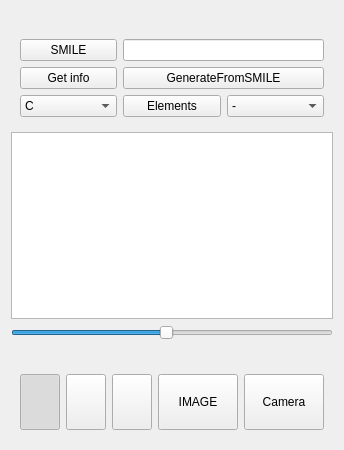
<?xml version="1.0" encoding="UTF-8"?>
<ui version="4.0">
 <class>EditorUi</class>
 <widget class="QWidget" name="EditorUi">
  <property name="geometry">
   <rect>
    <x>0</x>
    <y>0</y>
    <width>245</width>
    <height>450</height>
   </rect>
  </property>
  <property name="sizePolicy">
   <sizepolicy hsizetype="Expanding" vsizetype="Expanding">
    <horstretch>0</horstretch>
    <verstretch>0</verstretch>
   </sizepolicy>
  </property>
  <property name="windowTitle">
   <string>Form</string>
  </property>
  <layout class="QGridLayout" name="gridLayout_3">
   <item row="0" column="0">
    <widget class="QDockWidget" name="dockWidget">
     <property name="enabled">
      <bool>true</bool>
     </property>
     <property name="sizePolicy">
      <sizepolicy hsizetype="Expanding" vsizetype="Expanding">
       <horstretch>0</horstretch>
       <verstretch>0</verstretch>
      </sizepolicy>
     </property>
     <property name="minimumSize">
      <size>
       <width>227</width>
       <height>113</height>
      </size>
     </property>
     <property name="floating">
      <bool>false</bool>
     </property>
     <property name="features">
      <set>QDockWidget::NoDockWidgetFeatures</set>
     </property>
     <widget class="QWidget" name="dockWidgetContents">
      <layout class="QGridLayout" name="gridLayout">
       <item row="5" column="2">
        <widget class="QComboBox" name="comboBox_2">
         <property name="sizePolicy">
          <sizepolicy hsizetype="Expanding" vsizetype="Expanding">
           <horstretch>0</horstretch>
           <verstretch>0</verstretch>
          </sizepolicy>
         </property>
         <property name="currentText">
          <string notr="true">-</string>
         </property>
         <property name="currentIndex">
          <number>1</number>
         </property>
         <item>
          <property name="text">
           <string/>
          </property>
         </item>
         <item>
          <property name="text">
           <string>-</string>
          </property>
         </item>
         <item>
          <property name="text">
           <string>=</string>
          </property>
         </item>
         <item>
          <property name="text">
           <string>#</string>
          </property>
         </item>
         <item>
          <property name="text">
           <string>$</string>
          </property>
         </item>
        </widget>
       </item>
       <item row="5" column="0">
        <widget class="QComboBox" name="comboBox">
         <property name="sizePolicy">
          <sizepolicy hsizetype="Expanding" vsizetype="Expanding">
           <horstretch>0</horstretch>
           <verstretch>0</verstretch>
          </sizepolicy>
         </property>
         <property name="editable">
          <bool>false</bool>
         </property>
         <item>
          <property name="text">
           <string>C</string>
          </property>
         </item>
         <item>
          <property name="text">
           <string>B</string>
          </property>
         </item>
         <item>
          <property name="text">
           <string>Li</string>
          </property>
         </item>
         <item>
          <property name="text">
           <string>O</string>
          </property>
         </item>
         <item>
          <property name="text">
           <string>H</string>
          </property>
         </item>
         <item>
          <property name="text">
           <string>F</string>
          </property>
         </item>
         <item>
          <property name="text">
           <string>N</string>
          </property>
         </item>
         <item>
          <property name="text">
           <string>S</string>
          </property>
         </item>
         <item>
          <property name="text">
           <string>Na</string>
          </property>
         </item>
         <item>
          <property name="text">
           <string>Mg</string>
          </property>
         </item>
        </widget>
       </item>
       <item row="2" column="0">
        <widget class="QPushButton" name="buttonSMILE">
         <property name="sizePolicy">
          <sizepolicy hsizetype="Expanding" vsizetype="Expanding">
           <horstretch>0</horstretch>
           <verstretch>0</verstretch>
          </sizepolicy>
         </property>
         <property name="text">
          <string>SMILE</string>
         </property>
        </widget>
       </item>
       <item row="3" column="0">
        <widget class="QPushButton" name="ButtonGetInfo">
         <property name="sizePolicy">
          <sizepolicy hsizetype="Expanding" vsizetype="Expanding">
           <horstretch>0</horstretch>
           <verstretch>0</verstretch>
          </sizepolicy>
         </property>
         <property name="text">
          <string>Get info</string>
         </property>
        </widget>
       </item>
       <item row="5" column="1">
        <widget class="QPushButton" name="buttonElements">
         <property name="sizePolicy">
          <sizepolicy hsizetype="Expanding" vsizetype="Expanding">
           <horstretch>0</horstretch>
           <verstretch>0</verstretch>
          </sizepolicy>
         </property>
         <property name="text">
          <string>Elements</string>
         </property>
        </widget>
       </item>
       <item row="3" column="1" colspan="2">
        <widget class="QPushButton" name="GenerateFromSMILE">
         <property name="sizePolicy">
          <sizepolicy hsizetype="Expanding" vsizetype="Expanding">
           <horstretch>0</horstretch>
           <verstretch>0</verstretch>
          </sizepolicy>
         </property>
         <property name="text">
          <string>GenerateFromSMILE</string>
         </property>
        </widget>
       </item>
       <item row="2" column="1" colspan="2">
        <widget class="QLineEdit" name="lineEditeSMILE">
         <property name="sizePolicy">
          <sizepolicy hsizetype="Expanding" vsizetype="Expanding">
           <horstretch>0</horstretch>
           <verstretch>0</verstretch>
          </sizepolicy>
         </property>
        </widget>
       </item>
      </layout>
     </widget>
    </widget>
   </item>
   <item row="1" column="0">
    <widget class="editorView" name="graphicsView">
     <property name="sizePolicy">
      <sizepolicy hsizetype="Expanding" vsizetype="Expanding">
       <horstretch>0</horstretch>
       <verstretch>4</verstretch>
      </sizepolicy>
     </property>
    </widget>
   </item>
   <item row="2" column="0">
    <widget class="QSlider" name="zoomSlider">
     <property name="sizePolicy">
      <sizepolicy hsizetype="Expanding" vsizetype="Expanding">
       <horstretch>0</horstretch>
       <verstretch>0</verstretch>
      </sizepolicy>
     </property>
     <property name="minimum">
      <number>1</number>
     </property>
     <property name="maximum">
      <number>30</number>
     </property>
     <property name="sliderPosition">
      <number>15</number>
     </property>
     <property name="orientation">
      <enum>Qt::Horizontal</enum>
     </property>
     <property name="tickPosition">
      <enum>QSlider::NoTicks</enum>
     </property>
    </widget>
   </item>
   <item row="3" column="0">
    <widget class="QDockWidget" name="dockWidget_2">
     <property name="sizePolicy">
      <sizepolicy hsizetype="Expanding" vsizetype="Expanding">
       <horstretch>0</horstretch>
       <verstretch>0</verstretch>
      </sizepolicy>
     </property>
     <property name="minimumSize">
      <size>
       <width>100</width>
       <height>93</height>
      </size>
     </property>
     <property name="features">
      <set>QDockWidget::NoDockWidgetFeatures</set>
     </property>
     <widget class="QWidget" name="dockWidgetContents_2">
      <property name="sizePolicy">
       <sizepolicy hsizetype="Expanding" vsizetype="Expanding">
        <horstretch>0</horstretch>
        <verstretch>0</verstretch>
       </sizepolicy>
      </property>
      <layout class="QGridLayout" name="gridLayout_2">
       <item row="0" column="3">
        <widget class="QPushButton" name="buttonImage">
         <property name="sizePolicy">
          <sizepolicy hsizetype="Expanding" vsizetype="Expanding">
           <horstretch>0</horstretch>
           <verstretch>0</verstretch>
          </sizepolicy>
         </property>
         <property name="text">
          <string>IMAGE</string>
         </property>
        </widget>
       </item>
       <item row="0" column="1">
        <widget class="QPushButton" name="buttonEdit">
         <property name="sizePolicy">
          <sizepolicy hsizetype="Expanding" vsizetype="Expanding">
           <horstretch>0</horstretch>
           <verstretch>0</verstretch>
          </sizepolicy>
         </property>
         <property name="text">
          <string/>
         </property>
         <property name="icon">
          <iconset>
           <normaloff>icons/moveArrow.png</normaloff>icons/moveArrow.png</iconset>
         </property>
         <property name="iconSize">
          <size>
           <width>50</width>
           <height>50</height>
          </size>
         </property>
         <property name="checkable">
          <bool>true</bool>
         </property>
         <attribute name="buttonGroup">
          <string notr="true">buttonGroup</string>
         </attribute>
        </widget>
       </item>
       <item row="0" column="2">
        <widget class="QPushButton" name="buttonRemove">
         <property name="enabled">
          <bool>true</bool>
         </property>
         <property name="sizePolicy">
          <sizepolicy hsizetype="Expanding" vsizetype="Expanding">
           <horstretch>0</horstretch>
           <verstretch>0</verstretch>
          </sizepolicy>
         </property>
         <property name="text">
          <string/>
         </property>
         <property name="icon">
          <iconset>
           <normaloff>icons/minus.png</normaloff>icons/minus.png</iconset>
         </property>
         <property name="iconSize">
          <size>
           <width>50</width>
           <height>50</height>
          </size>
         </property>
         <property name="checkable">
          <bool>true</bool>
         </property>
         <attribute name="buttonGroup">
          <string notr="true">buttonGroup</string>
         </attribute>
        </widget>
       </item>
       <item row="0" column="0">
        <widget class="QPushButton" name="buttonAdd">
         <property name="sizePolicy">
          <sizepolicy hsizetype="Expanding" vsizetype="Expanding">
           <horstretch>0</horstretch>
           <verstretch>0</verstretch>
          </sizepolicy>
         </property>
         <property name="text">
          <string/>
         </property>
         <property name="icon">
          <iconset resource="moleculeidentificator.qrc">
           <normaloff>:/icons/plus.png</normaloff>:/icons/plus.png</iconset>
         </property>
         <property name="iconSize">
          <size>
           <width>50</width>
           <height>50</height>
          </size>
         </property>
         <property name="checkable">
          <bool>true</bool>
         </property>
         <property name="checked">
          <bool>true</bool>
         </property>
         <property name="autoDefault">
          <bool>false</bool>
         </property>
         <attribute name="buttonGroup">
          <string notr="true">buttonGroup</string>
         </attribute>
        </widget>
       </item>
       <item row="0" column="4">
        <widget class="QPushButton" name="buttonCamera">
         <property name="sizePolicy">
          <sizepolicy hsizetype="Expanding" vsizetype="Expanding">
           <horstretch>0</horstretch>
           <verstretch>0</verstretch>
          </sizepolicy>
         </property>
         <property name="text">
          <string>Camera</string>
         </property>
        </widget>
       </item>
      </layout>
     </widget>
    </widget>
   </item>
  </layout>
  <action name="actionAdd">
   <property name="checkable">
    <bool>true</bool>
   </property>
   <property name="text">
    <string>Add</string>
   </property>
  </action>
  <action name="actionEdit">
   <property name="checkable">
    <bool>true</bool>
   </property>
   <property name="text">
    <string>Edit</string>
   </property>
  </action>
  <action name="actionRemove">
   <property name="checkable">
    <bool>true</bool>
   </property>
   <property name="text">
    <string>Remove</string>
   </property>
  </action>
  <action name="actionSMILE">
   <property name="text">
    <string>SMILE</string>
   </property>
  </action>
 </widget>
 <customwidgets>
  <customwidget>
   <class>editorView</class>
   <extends>QGraphicsView</extends>
   <header>editorview.h</header>
  </customwidget>
 </customwidgets>
 <resources>
  <include location="moleculeidentificator.qrc"/>
 </resources>
 <connections>
  <connection>
   <sender>buttonAdd</sender>
   <signal>toggled(bool)</signal>
   <receiver>buttonAdd</receiver>
   <slot>setChecked(bool)</slot>
   <hints>
    <hint type="sourcelabel">
     <x>40</x>
     <y>421</y>
    </hint>
    <hint type="destinationlabel">
     <x>40</x>
     <y>421</y>
    </hint>
   </hints>
  </connection>
  <connection>
   <sender>buttonSMILE</sender>
   <signal>clicked()</signal>
   <receiver>actionSMILE</receiver>
   <slot>trigger()</slot>
   <hints>
    <hint type="sourcelabel">
     <x>69</x>
     <y>77</y>
    </hint>
    <hint type="destinationlabel">
     <x>-1</x>
     <y>-1</y>
    </hint>
   </hints>
  </connection>
  <connection>
   <sender>actionRemove</sender>
   <signal>toggled(bool)</signal>
   <receiver>actionRemove</receiver>
   <slot>setChecked(bool)</slot>
   <hints>
    <hint type="sourcelabel">
     <x>-1</x>
     <y>-1</y>
    </hint>
    <hint type="destinationlabel">
     <x>-1</x>
     <y>-1</y>
    </hint>
   </hints>
  </connection>
  <connection>
   <sender>actionEdit</sender>
   <signal>toggled(bool)</signal>
   <receiver>actionEdit</receiver>
   <slot>setChecked(bool)</slot>
   <hints>
    <hint type="sourcelabel">
     <x>-1</x>
     <y>-1</y>
    </hint>
    <hint type="destinationlabel">
     <x>-1</x>
     <y>-1</y>
    </hint>
   </hints>
  </connection>
 </connections>
 <buttongroups>
  <buttongroup name="buttonGroup"/>
 </buttongroups>
</ui>
